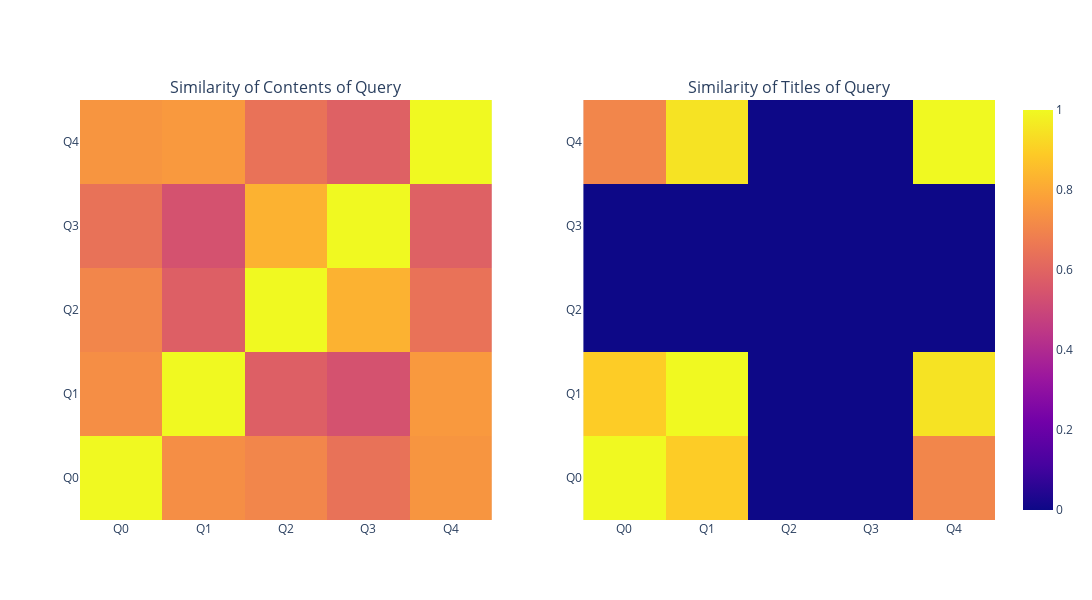

Notebook code for this chart:
### Markdown cell above
First of all we have decided to perform a KMeans algorithm on the actual query itself, as we have thought of the fact that not all the previously visited webpages by the user may be of any iterest to the user, as perhaps they could have been just a digression or a missclick.

Let us test this theory on the provided example of links.

### Code cell
sim_QC = cosine_similarity(dfQC.iloc[:, 1:], dfQC.iloc[:, 1:])
sim_QT = cosine_similarity(dfQT.iloc[:, 1:], dfQT.iloc[:, 1:])

fig1 = px.imshow(sim_QC,
                x=dfQC.index,
                y=dfQC.index,
                labels=dict(x='Document', y='Document', color='Similarity'),
                color_continuous_scale='Viridis')
fig1.update_layout(title="Cosine Similarity between Wikipedia Pages' Contents",
                  xaxis_title='Document',
                  yaxis_title='Document',
                  width=800,
                  height=600)

fig2 = px.imshow(sim_QT,
                x=dfQT.index,
                y=dfQT.index,
                labels=dict(x='Document', y='Document', color='Similarity'),
                color_continuous_scale='Viridis')
fig2.update_layout(title="Cosine Similarity between Wikipedia Pages' Titles",
                  xaxis_title='Document',
                  yaxis_title='Document',
                  width=800,
                  height=600)

fig = make_subplots(rows=1, cols=2, subplot_titles=["Similarity of Contents of Query", "Similarity of Titles of Query"])
fig.add_trace(fig1.data[0], row=1, col=1)
fig.add_trace(fig2.data[0], row=1, col=2)
fig.update_layout(width=1200, height=600, showlegend=False)
fig.show()

### Figure 1 — Plotly figure (JSON) as saved in the notebook; plotly's stock layout.template omitted (floating-point values rounded to 4 significant figures)
{"data": [{"coloraxis": "coloraxis", "hovertemplate": "Document: %{x}<br>Document: %{y}<br>Similarity: %{z}<extra></extra>", "name": "0", "type": "heatmap", "x": ["Q0", "Q1", "Q2", "Q3", "Q4"], "xaxis": "x", "y": ["Q0", "Q1", "Q2", "Q3", "Q4"], "yaxis": "y", "z": [[1.0, 0.7277, 0.7042, 0.6427, 0.7494], [0.7277, 1.0, 0.5823, 0.5394, 0.7597], [0.7042, 0.5823, 1.0, 0.8276, 0.6434], [0.6427, 0.5394, 0.8276, 1.0, 0.5892], [0.7494, 0.7597, 0.6434, 0.5892, 1.0]]}, {"coloraxis": "coloraxis", "hovertemplate": "Document: %{x}<br>Document: %{y}<br>Similarity: %{z}<extra></extra>", "name": "0", "type": "heatmap", "x": ["Q0", "Q1", "Q2", "Q3", "Q4"], "xaxis": "x2", "y": ["Q0", "Q1", "Q2", "Q3", "Q4"], "yaxis": "y2", "z": [[1, 0.8928, 0, 0, 0.7039], [0.8928, 1.0, 0, 0, 0.9484], [0, 0, 0, 0, 0], [0, 0, 0, 0, 0], [0.7039, 0.9484, 0, 0, 1]]}], "layout": {"annotations": [{"font": {"size": 16}, "showarrow": false, "text": "Similarity of Contents of Query", "x": 0.225, "xanchor": "center", "xref": "paper", "y": 1, "yanchor": "bottom", "yref": "paper"}, {"font": {"size": 16}, "showarrow": false, "text": "Similarity of Titles of Query", "x": 0.775, "xanchor": "center", "xref": "paper", "y": 1, "yanchor": "bottom", "yref": "paper"}], "height": 600, "showlegend": false, "width": 1200, "xaxis": {"anchor": "y", "domain": [0, 0.45]}, "xaxis2": {"anchor": "y2", "domain": [0.55, 1]}, "yaxis": {"anchor": "x", "domain": [0, 1]}, "yaxis2": {"anchor": "x2", "domain": [0, 1]}}}
